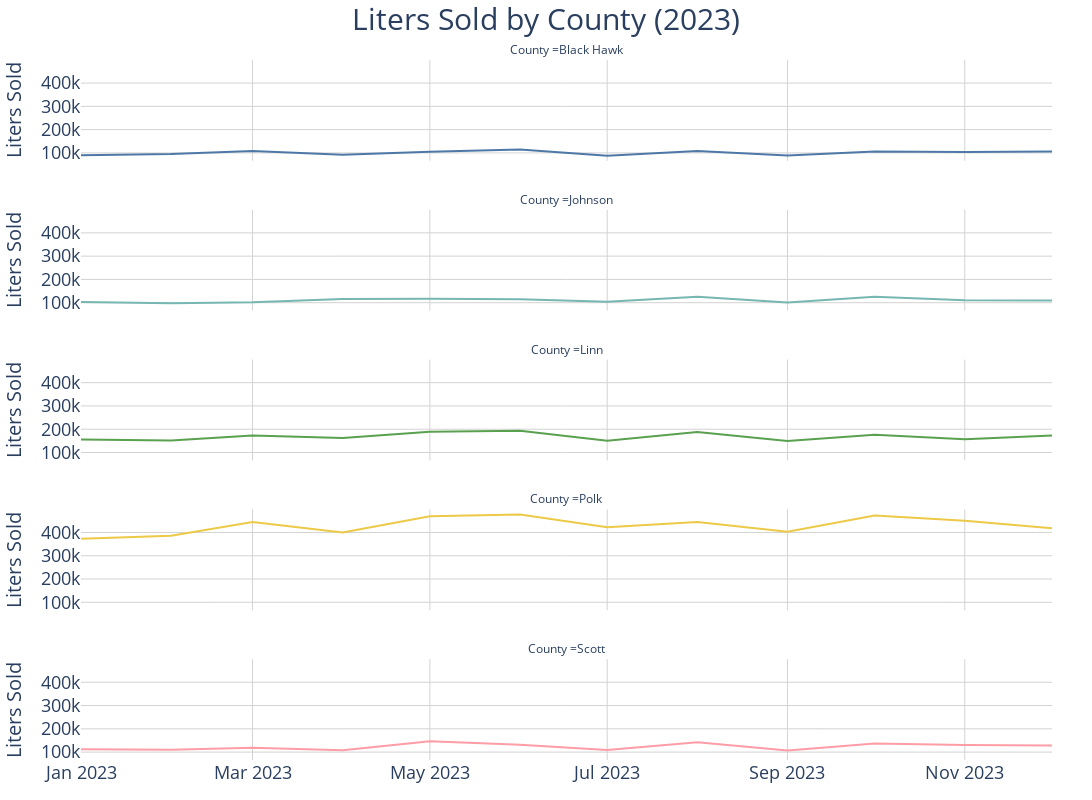

Write notebook code for a chart like this one.
### Code cell
fig = px.line(
    two_year_month_df_long, 
    x='month_year', 
    y='liters_sold', 
    facet_col='county',  # Creates a separate plot for each county
    facet_col_wrap=1,  # Each subplot in a new row
    color='county',
    color_discrete_map=county_colors,  # Custom colors
    title='Liters Sold by County',
    labels={'index': 'Month Year', 'county': 'County ', 'month_year': 'Month Year ', 'liters_sold':'Liters Sold '}

)
# Update x-axes for all subplots (if necessary)
fig.update_xaxes(
    title=None,
    tickfont=dict(size=18),
    showgrid=True,
    gridcolor='LightGrey'
),

# Update y-axes for all subplots
fig.update_yaxes(
    title='Liters Sold',
    tickfont=dict(size=18),
    tickformat=".0s", # No decimal places, use SI notation
    title_font=dict(size=20),
    showgrid=True,
    gridcolor='LightGrey',
    matches='y'
),

fig.update_layout(


 
    title=dict(
        text='Liters Sold by County (2023)',
        x=0.5,  # Center the title
        xanchor='center',
        font=dict(size=30)  # Large font size for title
    ),
    plot_bgcolor='rgba(0,0,0,0)',  # Transparent background for the plot area
    margin=dict(l=40, r=40, t=60, b=40),  # Adjust margins
    width=1100,
    height=800, 
    showlegend = False
)

fig.show()

### Figure 1 — Plotly figure (JSON) as saved in the notebook; plotly's stock layout.template omitted (floating-point values rounded to 4 significant figures)
{"data": [{"hovertemplate": "County =Black Hawk<br>Month Year =%{x}<br>Liters Sold =%{y}<extra></extra>", "legendgroup": "Black Hawk", "line": {"color": "#4e79a7", "dash": "solid"}, "marker": {"symbol": "circle"}, "mode": "lines", "name": "Black Hawk", "orientation": "v", "showlegend": true, "type": "scatter", "x": ["2023-01-01T00:00:00", "2023-02-01T00:00:00", "2023-03-01T00:00:00", "2023-04-01T00:00:00", "2023-05-01T00:00:00", "2023-06-01T00:00:00", "2023-07-01T00:00:00", "2023-08-01T00:00:00", "2023-09-01T00:00:00", "2023-10-01T00:00:00", "2023-11-01T00:00:00", "2023-12-01T00:00:00"], "xaxis": "x5", "y": [90350.0, 95130.0, 108400.0, 91930.0, 104800.0, 114200.0, 87770.0, 108600.0, 89350.0, 105700.0, 103800.0, 106200.0], "yaxis": "y5"}, {"hovertemplate": "County =Johnson<br>Month Year =%{x}<br>Liters Sold =%{y}<extra></extra>", "legendgroup": "Johnson", "line": {"color": "#76b7b2", "dash": "solid"}, "marker": {"symbol": "circle"}, "mode": "lines", "name": "Johnson", "orientation": "v", "showlegend": true, "type": "scatter", "x": ["2023-01-01T00:00:00", "2023-02-01T00:00:00", "2023-03-01T00:00:00", "2023-04-01T00:00:00", "2023-05-01T00:00:00", "2023-06-01T00:00:00", "2023-07-01T00:00:00", "2023-08-01T00:00:00", "2023-09-01T00:00:00", "2023-10-01T00:00:00", "2023-11-01T00:00:00", "2023-12-01T00:00:00"], "xaxis": "x4", "y": [103200.0, 97920.0, 102500.0, 116200.0, 117400.0, 115000.0, 104600.0, 125400.0, 101200.0, 125400.0, 110100.0, 109100.0], "yaxis": "y4"}, {"hovertemplate": "County =Linn<br>Month Year =%{x}<br>Liters Sold =%{y}<extra></extra>", "legendgroup": "Linn", "line": {"color": "#59a14f", "dash": "solid"}, "marker": {"symbol": "circle"}, "mode": "lines", "name": "Linn", "orientation": "v", "showlegend": true, "type": "scatter", "x": ["2023-01-01T00:00:00", "2023-02-01T00:00:00", "2023-03-01T00:00:00", "2023-04-01T00:00:00", "2023-05-01T00:00:00", "2023-06-01T00:00:00", "2023-07-01T00:00:00", "2023-08-01T00:00:00", "2023-09-01T00:00:00", "2023-10-01T00:00:00", "2023-11-01T00:00:00", "2023-12-01T00:00:00"], "xaxis": "x3", "y": [155900.0, 151500.0, 173200.0, 162000.0, 189500.0, 193400.0, 150900.0, 187900.0, 149900.0, 176400.0, 157000.0, 172600.0], "yaxis": "y3"}, {"hovertemplate": "County =Polk<br>Month Year =%{x}<br>Liters Sold =%{y}<extra></extra>", "legendgroup": "Polk", "line": {"color": "#edc948", "dash": "solid"}, "marker": {"symbol": "circle"}, "mode": "lines", "name": "Polk", "orientation": "v", "showlegend": true, "type": "scatter", "x": ["2023-01-01T00:00:00", "2023-02-01T00:00:00", "2023-03-01T00:00:00", "2023-04-01T00:00:00", "2023-05-01T00:00:00", "2023-06-01T00:00:00", "2023-07-01T00:00:00", "2023-08-01T00:00:00", "2023-09-01T00:00:00", "2023-10-01T00:00:00", "2023-11-01T00:00:00", "2023-12-01T00:00:00"], "xaxis": "x2", "y": [372800.0, 386400.0, 445400.0, 399600.0, 469200.0, 477500.0, 422800.0, 444500.0, 403400.0, 472600.0, 450400.0, 418300.0], "yaxis": "y2"}, {"hovertemplate": "County =Scott<br>Month Year =%{x}<br>Liters Sold =%{y}<extra></extra>", "legendgroup": "Scott", "line": {"color": "#ff9da7", "dash": "solid"}, "marker": {"symbol": "circle"}, "mode": "lines", "name": "Scott", "orientation": "v", "showlegend": true, "type": "scatter", "x": ["2023-01-01T00:00:00", "2023-02-01T00:00:00", "2023-03-01T00:00:00", "2023-04-01T00:00:00", "2023-05-01T00:00:00", "2023-06-01T00:00:00", "2023-07-01T00:00:00", "2023-08-01T00:00:00", "2023-09-01T00:00:00", "2023-10-01T00:00:00", "2023-11-01T00:00:00", "2023-12-01T00:00:00"], "xaxis": "x", "y": [112237, 109700.0, 119000.0, 107600.0, 146700.0, 131600.0, 108600.0, 142800.0, 106800.0, 137500.0, 130400.0, 128200.0], "yaxis": "y"}], "layout": {"annotations": [{"font": {}, "showarrow": false, "text": "County =Scott", "x": 0.5, "xanchor": "center", "xref": "paper", "y": 0.144, "yanchor": "bottom", "yref": "paper"}, {"font": {}, "showarrow": false, "text": "County =Polk", "x": 0.5, "xanchor": "center", "xref": "paper", "y": 0.358, "yanchor": "bottom", "yref": "paper"}, {"font": {}, "showarrow": false, "text": "County =Linn", "x": 0.5, "xanchor": "center", "xref": "paper", "y": 0.572, "yanchor": "bottom", "yref": "paper"}, {"font": {}, "showarrow": false, "text": "County =Johnson", "x": 0.5, "xanchor": "center", "xref": "paper", "y": 0.786, "yanchor": "bottom", "yref": "paper"}, {"font": {}, "showarrow": false, "text": "County =Black Hawk", "x": 0.5, "xanchor": "center", "xref": "paper", "y": 1, "yanchor": "bottom", "yref": "paper"}], "height": 800, "legend": {"title": {"text": "County "}, "tracegroupgap": 0}, "margin": {"b": 40, "l": 40, "r": 40, "t": 60}, "plot_bgcolor": "rgba(0, 0, 0, 0)", "showlegend": false, "title": {"font": {"size": 30}, "text": "Liters Sold by County (2023)", "x": 0.5, "xanchor": "center"}, "width": 1100, "xaxis": {"anchor": "y", "autorange": true, "domain": [0, 1], "gridcolor": "LightGrey", "range": ["2023-01-01", "2023-12-01"], "showgrid": true, "tickfont": {"size": 18}, "title": {}, "type": "date"}, "xaxis2": {"anchor": "y2", "autorange": true, "domain": [0, 1], "gridcolor": "LightGrey", "matches": "x", "range": ["2023-01-01", "2023-12-01"], "showgrid": true, "showticklabels": false, "tickfont": {"size": 18}, "title": {}, "type": "date"}, "xaxis3": {"anchor": "y3", "autorange": true, "domain": [0, 1], "gridcolor": "LightGrey", "matches": "x", "range": ["2023-01-01", "2023-12-01"], "showgrid": true, "showticklabels": false, "tickfont": {"size": 18}, "title": {}, "type": "date"}, "xaxis4": {"anchor": "y4", "autorange": true, "domain": [0, 1], "gridcolor": "LightGrey", "matches": "x", "range": ["2023-01-01", "2023-12-01"], "showgrid": true, "showticklabels": false, "tickfont": {"size": 18}, "title": {}, "type": "date"}, "xaxis5": {"anchor": "y5", "autorange": true, "domain": [0, 1], "gridcolor": "LightGrey", "matches": "x", "range": ["2023-01-01", "2023-12-01"], "showgrid": true, "showticklabels": false, "tickfont": {"size": 18}, "title": {}, "type": "date"}, "yaxis": {"anchor": "x", "autorange": true, "domain": [0, 0.144], "gridcolor": "LightGrey", "matches": "y", "range": [66120.0, 499100.0], "showgrid": true, "tickfont": {"size": 18}, "tickformat": ".0s", "title": {"font": {"size": 20}, "text": "Liters Sold"}, "type": "linear"}, "yaxis2": {"anchor": "x2", "autorange": true, "domain": [0.214, 0.358], "gridcolor": "LightGrey", "matches": "y", "range": [66120.0, 499100.0], "showgrid": true, "tickfont": {"size": 18}, "tickformat": ".0s", "title": {"font": {"size": 20}, "text": "Liters Sold"}, "type": "linear"}, "yaxis3": {"anchor": "x3", "autorange": true, "domain": [0.428, 0.572], "gridcolor": "LightGrey", "matches": "y", "range": [66120.0, 499100.0], "showgrid": true, "tickfont": {"size": 18}, "tickformat": ".0s", "title": {"font": {"size": 20}, "text": "Liters Sold"}, "type": "linear"}, "yaxis4": {"anchor": "x4", "autorange": true, "domain": [0.642, 0.786], "gridcolor": "LightGrey", "matches": "y", "range": [66120.0, 499100.0], "showgrid": true, "tickfont": {"size": 18}, "tickformat": ".0s", "title": {"font": {"size": 20}, "text": "Liters Sold"}, "type": "linear"}, "yaxis5": {"anchor": "x5", "autorange": true, "domain": [0.856, 1], "gridcolor": "LightGrey", "matches": "y", "range": [66120.0, 499100.0], "showgrid": true, "tickfont": {"size": 18}, "tickformat": ".0s", "title": {"font": {"size": 20}, "text": "Liters Sold"}, "type": "linear"}}}
